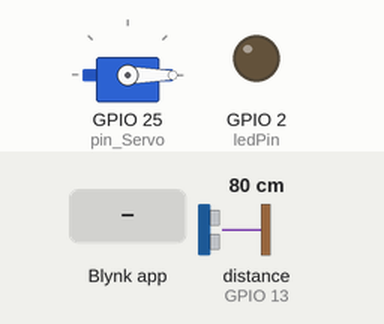
The program below on a simulated ESP32. On the bench: servo, output pins drawn as LEDs (lit = HIGH). The test bench sets the inputs (shaded band); at power-on: distance to the obstacle (sensor on GPIO 13) 80 cm. The echo pulse lasts 58.3 µs per cm; WiFi joins after 1.5 s; servers stay silent unless stated; pins used as bus, display or sensor lines are not drawn; what the program prints to the serial monitor is not drawn.

Above: at 7.1 s.
7.2 s: Blynk app writes 1 to V1
At 7.7 s:
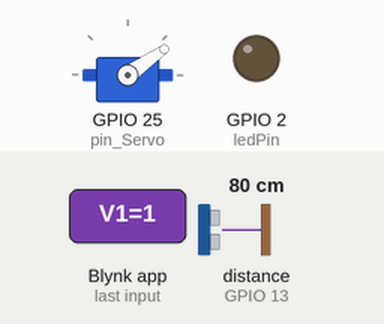
At 37.1 s:
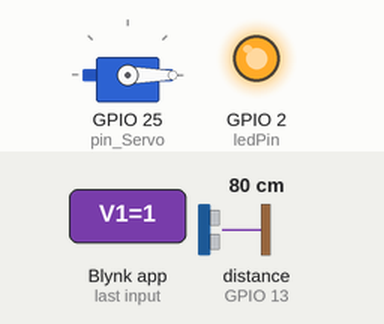
Timing chart, 0 to 37.4 s (numbered marks = the images above; inputs shaded):
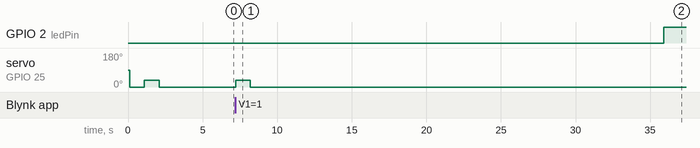

The program:

main.cpp
```cpp
#include <ESP32Servo.h>
#include <WiFi.h>
#include <WiFiClient.h>
#include <BlynkSimpleEsp32.h>

// Blynk credentials
#define BLYNK_PRINT Serial  // Tambahkan ini untuk debug Blynk
#define BLYNK_TEMPLATE_ID "TMPL66ftqUCHq"
#define BLYNK_TEMPLATE_NAME "Fish Feeder"
#define BLYNK_AUTH_TOKEN "ynOH9rhJpezrVCeyKDgUP3faa3Fm7Zpf"

// WiFi credentials
const char* ssid = "nama_wifi";     // GANTI DENGAN NAMA WIFI
const char* pass = "pass_wifi";     // GANTI DENGAN PASSWORD WIFI

// Pin definitions
#define trigPin 14 // Pin TRIG sensor ultrasonik
#define echoPin 13 // Pin ECHO sensor ultrasonik
#define ledPin 2   // Pin LED bawaan ESP32 (biasanya GPIO2)
#define pin_Servo 25

// Variables for Blynk
BlynkTimer timer;
bool automaticFeeding = true;
unsigned long lastFeedTime = 0;
const unsigned long feedingInterval = 3600000; // 1 jam dalam milidetik

Servo myServo;

// Function to give food
void giveFoodNow() {
  Serial.println("Memberikan pakan ikan, selamat makan ikan🐟");

  // Debug pesan untuk servo
  Serial.println("Servo bergerak ke posisi 35 derajat");
  myServo.write(35);
  delay(1000);

  Serial.println("Servo kembali ke posisi 0 derajat");
  myServo.write(0);
  delay(500);

  lastFeedTime = millis();

  // Update status ke Blynk
  String statusMsg = "Pakan terakhir: " + String(lastFeedTime/60000) + " menit yang lalu";
  Blynk.virtualWrite(V2, statusMsg);
}

// Blynk connected callback
BLYNK_CONNECTED() {
  Serial.println("Blynk Connected!");
  Blynk.syncVirtual(V0);  // Sync automatic feeding status
}

// Handle tombol manual feeding dari Blynk
BLYNK_WRITE(V1) {
  if (param.asInt() == 1) {
    Serial.println("Tombol Feed Now ditekan!");
    giveFoodNow();
  }
}

// Handle switch automatic feeding dari Blynk
BLYNK_WRITE(V0) {
  automaticFeeding = param.asInt();
  if (automaticFeeding) {
    Blynk.virtualWrite(V2, "Mode Otomatis Aktif");
  } else {
    Blynk.virtualWrite(V2, "Mode Manual Aktif");
  }
}

// Function untuk mengecek dan update status pakan
void checkFoodLevel() {
  long duration, distance;

  digitalWrite(trigPin, LOW);
  delayMicroseconds(2);
  digitalWrite(trigPin, HIGH);
  delayMicroseconds(4);
  digitalWrite(trigPin, LOW);

  duration = pulseIn(echoPin, HIGH);
  distance = duration * 0.034 / 2;

  // Update gauge level pakan di Blynk (V3)
  int foodLevel = map(distance, 7, 0, 0, 100); // Konversi jarak ke persentase
  foodLevel = constrain(foodLevel, 0, 100);
  Blynk.virtualWrite(V3, foodLevel);

  // Update status LED dan kirim notifikasi
  if (distance >= 7) {
    digitalWrite(ledPin, HIGH);
    Blynk.logEvent("food_warning", "Stok pakan kritis! Segera isi ulang!");
  } else if (distance >= 5) {
    Blynk.logEvent("food_warning", "Stok pakan tinggal setengah!");
  } else {
    digitalWrite(ledPin, LOW);
  }
}

void setup() {
  // Mulai Serial dengan baud rate yang lebih tinggi
  Serial.begin(115200);
  delay(100);

  Serial.println("\n\n");
  Serial.println("=== Fish Feeder Starting ===");

  // Inisialisasi Servo
  Serial.println("Menginisialisasi servo...");
  ESP32PWM::allocateTimer(0); // Alokasi timer untuk servo
  myServo.setPeriodHertz(50); // Standar 50Hz untuk servo
  myServo.attach(pin_Servo, 500, 2400); // Atur range pulse width

  // Test servo
  Serial.println("Testing servo...");
  myServo.write(0);  // Posisi awal
  delay(1000);
  myServo.write(35); // Test gerakan
  delay(1000);
  myServo.write(0);  // Kembali ke posisi awal
  Serial.println("Servo test selesai!");

  // Inisialisasi pin lainnya
  pinMode(trigPin, OUTPUT);
  pinMode(echoPin, INPUT);
  pinMode(ledPin, OUTPUT);

  // Connect to WiFi
  Serial.print("Mencoba koneksi ke WiFi: ");
  Serial.println(ssid);

  WiFi.disconnect(true);
  delay(1000);
  WiFi.mode(WIFI_STA);
  delay(1000);
  WiFi.begin(ssid, pass);

  int attempts = 0;
  while (WiFi.status() != WL_CONNECTED && attempts < 40) {
    delay(500);
    Serial.print(".");
    attempts++;
  }

  if (WiFi.status() == WL_CONNECTED) {
    Serial.println("\nWiFi Terhubung!");
    Serial.print("IP Address: ");
    Serial.println(WiFi.localIP());
    Serial.print("Kekuatan Sinyal (RSSI): ");
    Serial.print(WiFi.RSSI());
    Serial.println(" dBm");

    Serial.println("\nMencoba koneksi ke Blynk...");
    Blynk.begin(BLYNK_AUTH_TOKEN, ssid, pass);

    timer.setInterval(30000L, checkFoodLevel);
  } else {
    Serial.println("\nGagal terhubung ke WiFi!");
    Serial.println("Kemungkinan penyebab:");
    Serial.println("1. Password WiFi salah");
    Serial.println("2. Sinyal WiFi terlalu lemah");
    Serial.println("3. SSID (nama WiFi) salah");
    Serial.println("\nSilakan cek kredensial WiFi dan coba lagi.");
    delay(5000);
    ESP.restart();
  }
}

void loop() {
  if (WiFi.status() == WL_CONNECTED) {
    if (Blynk.connected()) {
      Blynk.run();
      timer.run();

      // Automatic feeding logic
      if (automaticFeeding && (millis() - lastFeedTime >= feedingInterval)) {
        giveFoodNow();
      }
    } else {
      Serial.println("Tidak terhubung ke Blynk. Mencoba menghubungkan ulang...");
      Blynk.connect();
    }
  } else {
    Serial.println("WiFi terputus! Mencoba menghubungkan ulang...");
    WiFi.begin(ssid, pass);
    delay(5000);
  }
}
```

Measured:
- after the input at 7.2 s, servo on GPIO 25 (pin_Servo): 0° → 35° at once, → 0° 1.0 s later
